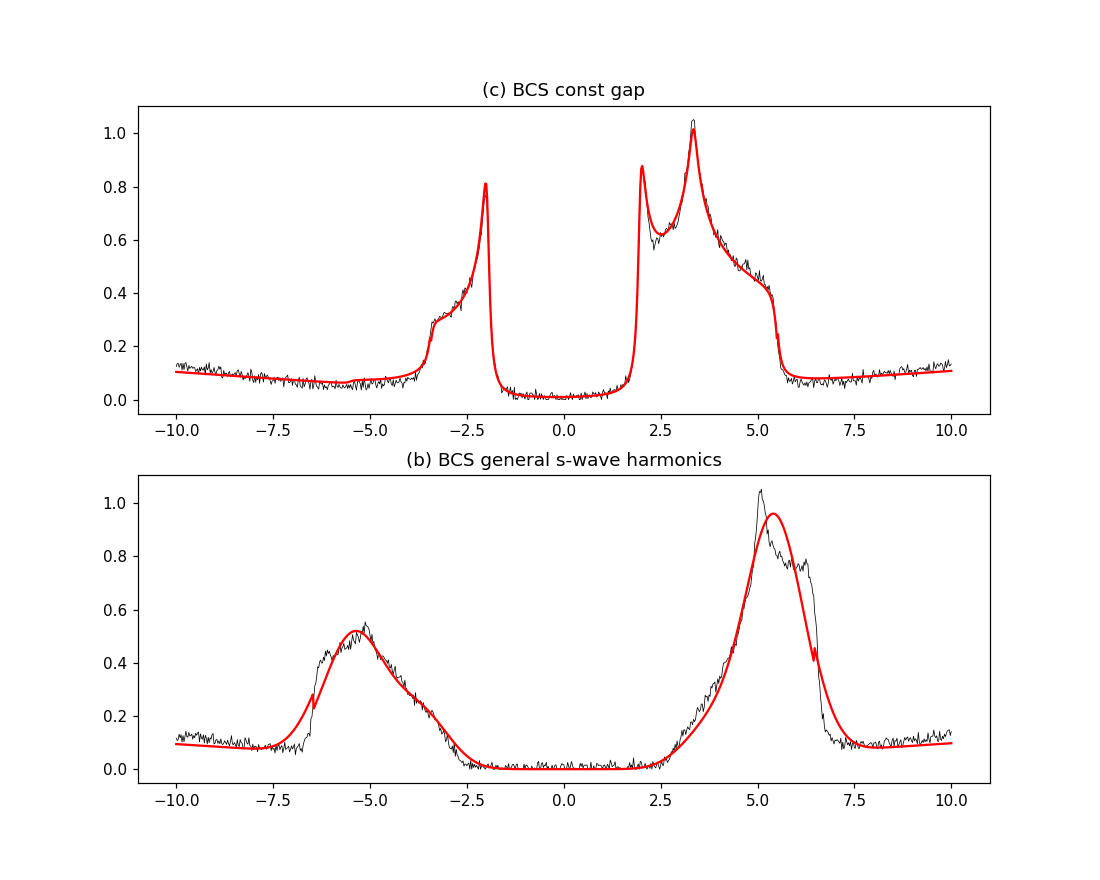

Source code (Python):
import sys; sys.path.insert(0,'/app/analysis')
from stsfit import *
Vf = np.linspace(-10, 10, 801)
t0, tp0 = 0.9993, 0.1945
def bcs_dos(xi, Dk, sig, kind='g'):
    Ek = np.sqrt(xi**2 + Dk**2)
    u2 = 0.5*(1+xi/Ek); v2 = 0.5*(1-xi/Ek)
    return dos(np.concatenate([Ek,-Ek]), np.concatenate([u2,v2]), Vf, sig, kind), Ek
# ---- (c): BCS, constant gap, free mu and bandwidth factor g
V, G = S['c']
def model_c(p, kind='g'):
    g, mu, D0, sig, amp, b0, b1 = p
    e = g*eps(t0, tp0)
    xi = e - mu
    A, Ek = bcs_dos(xi, D0*np.ones_like(xi), sig, kind)
    lo = -np.sqrt(xi.min()**2 + D0**2); hi = np.sqrt(xi.max()**2+D0**2)
    bg = np.where(Vf<lo, b0*np.abs(Vf), 0) + np.where(Vf>hi, b1*np.abs(Vf), 0)
    return amp*A + bg
for kind in ['g','l']:
    s = least_squares(lambda p: model_c(p,kind)-G, [1.0,-1.8,1.9,0.1,3,0.01,0.01], bounds=([0.5,-4,0.5,0.005,0.1,0,0],[1.5,1,4,0.6,30,0.05,0.05]), diff_step=1e-3)
    print('(c) BCS const gap (%s): '%kind + fitreport(s, ['g','mu','Delta','sig','amp','b0','b1']))
    e = s.x[0]*eps(t0,tp0); print('     normal-state filling nu = %.4f'%np.mean(e<s.x[1]))
sc = s.x
# ---- (b): BCS with general s-wave harmonics, mu fixed by (d) or free
V, G = S['b']
def model_b(p, kind='g'):
    g, mu, D0, D1, D2, sig, amp, b0, b1 = p
    e = g*eps(t0, tp0); xi = e - mu
    Dk = D0 + D1*(CX+CY)/2 + D2*CX*CY
    A, Ek = bcs_dos(xi, Dk, sig, kind)
    lo = -Ek.max(); hi = Ek.max()
    bg = np.where(Vf<lo, b0*np.abs(Vf), 0) + np.where(Vf>hi, b1*np.abs(Vf), 0)
    return amp*A + bg
best=None
for D0 in [0, 2.6, 4.0]:
  for D1 in [-4, 0, 4]:
    for D2 in [-2, 0, 2]:
        s = least_squares(lambda p: model_b(p)-G, [1.0,-0.91,D0,D1,D2,0.1,3,0.01,0.01], bounds=([0.5,-4,-8,-12,-8,0.005,0.1,0,0],[1.5,2,8,12,8,0.6,30,0.05,0.05]), diff_step=1e-3)
        if best is None or s.cost < best.cost: best = s
print('(b) BCS general s (g): ' + fitreport(best, ['g','mu','D0','D1','D2','sig','amp','b0','b1']))
e = best.x[0]*eps(t0,tp0); print('     normal-state filling nu = %.4f'%np.mean(e<best.x[1]))
sb = best.x
import matplotlib; matplotlib.use('Agg'); import matplotlib.pyplot as plt
fig, axs = plt.subplots(2,1,figsize=(10,8))
axs[0].plot(S['c'][0], S['c'][1], 'k-', lw=0.5); axs[0].plot(Vf, model_c(sc,'l'), 'r-'); axs[0].set_title('(c) BCS const gap')
axs[1].plot(S['b'][0], S['b'][1], 'k-', lw=0.5); axs[1].plot(Vf, model_b(sb), 'r-'); axs[1].set_title('(b) BCS general s-wave harmonics')
fig.savefig('/app/analysis/fit_bc.png', dpi=110)
